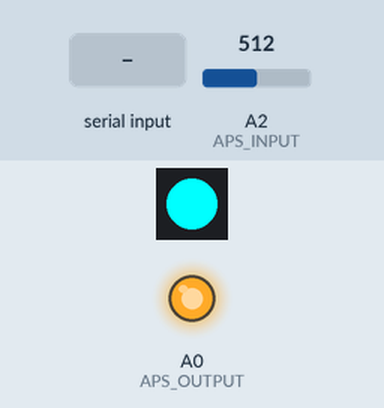
Recording of a sketch running on a simulated Arduino Uno, built with avr-gcc and run on an emulated ATmega328P. On the bench: 1 RGB LEDs in strip order, left to right, output pins drawn as LEDs (lit = HIGH). The test bench sets the inputs (shaded band); at power-on: A2 (APS_INPUT) = 512. What the sketch prints to the serial monitor is not drawn.

Above: at 1.2 s.
1.3 s: "30,150\n" received over Serial
At 1.7 s:
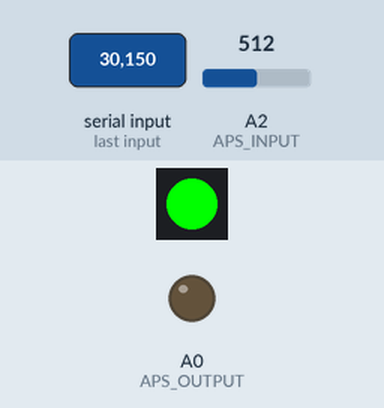
3.3 s: "0\n" received over Serial
At 4.8 s:
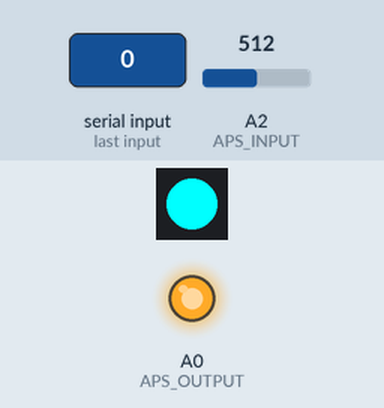
6.3 s: A2 (APS_INPUT) set to 34
7.8 s: A2 (APS_INPUT) set to 30
At 9.0 s:
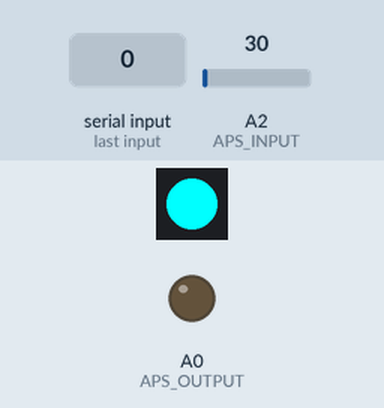
10.8 s: A2 (APS_INPUT) set to 122
At 11.3 s:
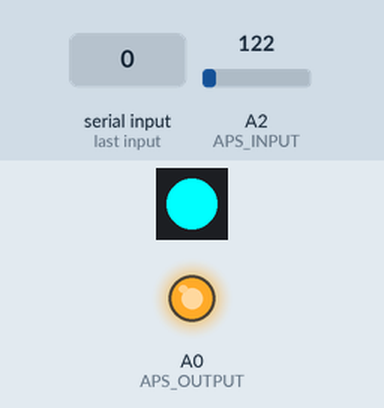
13.8 s: "s,45\n" received over Serial
At 47.0 s:
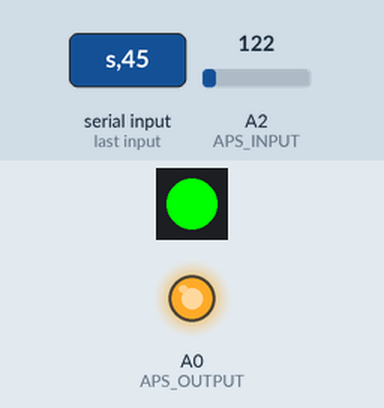
Timing chart, 0 to 48.0 s (numbered marks = the images above; inputs shaded):
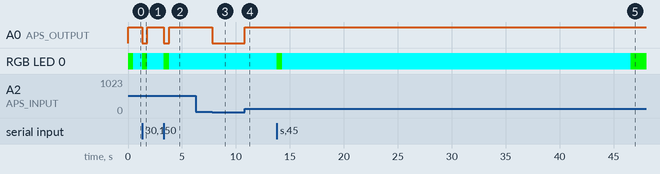

The sketch:

copernicOS.ino
```cpp
/*
 .    '                   .  "   '
                                        "                  "             '
      ,    /),      `          _____              *             _       ____   _____
 .   (( -.((_))  _,)   *      / ____|                          (_)     / __ \ / ____|
     ,\`.'    `-','          | |     ___  _ __   ___ _ __`_ __  _  ___| |  | | (___
     `.>        (,-          | |    / _ \| '_ \ / _ \ '__| '_ \| |/ __| |  | |\___ \
    ,',          `._,)       | |___| (_) | |_) |  __/ |  | | | | | (__| |__| |____) |
   ((  )        (`--'      '  \_____\___/| .__/ \___|_|  |_| |_|_|\___|\____/|_____/
    `'( ) _--_,-.\              `       | |                     *
       /,' \( )  `' sst                 |_|          .
      ((    `\     .                                        .             '
       `                                    *                    `

=Nova at UT Dallas=

Maintainer: Jai Peris, Daniel Vayman, Will Heitman

Real-time operating script for CircuitPython-based microcontrollers

See readme for more information.
*/

#include <Adafruit_NeoPixel.h>
#include <time.h>
#include <string.h>

#define NEOPIXEL_PIN 88
#define NEOPIXEL_COUNT 1

// intialize neopixel
Adafruit_NeoPixel led = Adafruit_NeoPixel(NEOPIXEL_COUNT, NEOPIXEL_PIN, NEO_GRB);

// set I/O pins
int APS_OUTPUT = A0;
int APS_INPUT = A2;

// Current version
String VERSION = "1.0";

// set serial timeout, in milliseconds
unsigned long SERIAL_TIMEOUT = 1000;

// throttle input timeout, in milliseconds
int THROTTLE_INPUT_TIMEOUT = 500;
long int last_throttle_input_time = -1.0;

// control variables
float target_throttle = 0.0;

String command = "";

// enum used for system status
enum SystemStatus
{ IDLE, ACTIVE, WARN, FAULTY };

SystemStatus status = IDLE; // Set default system status

void setLed()
{
  if (status == IDLE)
    led.setPixelColor(0, led.Color(0, 255, 255)); // CYAN
  else if (status == FAULTY)
    led.setPixelColor(0, led.Color(255, 0, 0)); // RED
  else if (status == ACTIVE)
    led.setPixelColor(0, led.Color(0, 255, 0)); // GREEN
  else if (status == WARN)
    led.setPixelColor(0, led.Color(255, 200, 0)); // YELLOW

  led.show();

  return;
}

/**
 * @brief Checks for serial input and sets target throttle
 */
void checkForInput()
{
  while(Serial.available() > 0)
  {
    char c = Serial.read(); //read a single character from the buffer

    if(c == 's') { command = ""; } // reset the command if it's the start of a new one
    else if (c == 'e' && Serial.available() == 0) break; // break if it's the end of the buffer
    else { command += c; } // append the voltage character to the command

    last_throttle_input_time = millis(); // update last input time
  }

  target_throttle = command.toFloat(); // set targe throttle to most recent command set in the buffer

  return;
}

/**
 * @brief Sets voltage lines to emulate throttle pedal
 *
 * @param throttle_value (float): Between 0.0-1.0
 *
 */
void setThrottle()
{
  // Compare current time with time last input was received.
  int dt = millis() - last_throttle_input_time;

  if(dt > THROTTLE_INPUT_TIMEOUT)
  {
    Serial.println("Timing out.");
    target_throttle = 0.0;
    status = IDLE;
    setVoltage();
  }
  else
  {
    status = ACTIVE;
    //Serial.println("Throttle: " + String(target_throttle));
    setVoltage();
  }

  return;
}

/**
 * @brief Set base voltage for output
 * Pretty much spits out whatever voltage it's getting from the pedal
 */
void setVoltage()
{
  int base = analogRead(APS_INPUT);

  float input_voltage = base/1024.0*3.3;

  // 1.5 and 3.2 are the slopes of the linear regression lines for the APS
  float output = 3.2 * target_throttle + input_voltage;

  // Vref for the GCM4 is 3.3, ADC resolution is 12 bits (4096)
  analogWrite(APS_OUTPUT, min(int(output / 3.3 * 4095), 4095)); // convert output to 8-bit PWM

  //Serial.println("Throttle: " + String(target_throttle) + ", Voltage: " + String(input_voltage));
}

/**
 * @brief Driver function that calls the 3 main functions
 */
void spin()
{
  setLed();
  checkForInput();
  setThrottle();
}

/**
 * @brief Ardunio setup function that initializes all variables and I/O
 */
void setup()
{
  target_throttle = 0.0;

  static int start = millis();

  // Sets up serial baud rate
  Serial.begin(115200);
  while(!Serial)
  {
    Serial.print("Waiting for serial connection... ");
    Serial.print((millis() - start) / 1000.0);
    Serial.println("s elapsed.");
  }
  Serial.println("Serial connected!\n");

  // Print header
  Serial.println("==         CopernicOS v" + VERSION + "         ==");
  Serial.println("~~ Nova at UTD - nova-utd.github.io ~~\n");

  // set I/O
  pinMode(APS_OUTPUT, OUTPUT);
  pinMode(APS_INPUT, INPUT);

  // set serial timeout, 1 second
  Serial.setTimeout(SERIAL_TIMEOUT);

  // set base voltage
  setVoltage();

  // set up neopixel
  led.begin();
  led.setBrightness(255);
  status = IDLE;
  setLed();
}

void loop()
{
  spin();
}
```

Measured:
- the behaviour switches between 33 and 32 on A2 (APS_INPUT) (found by bisection; images 2 and 3)
- after the input at 1.3 s, A0 (APS_OUTPUT): HIGH → LOW at once, → HIGH 0.50 s later; RGB LED 0: RGB(0, 255, 255) → RGB(0, 255, 0) at once, → RGB(0, 255, 255) 0.50 s later
- after the input at 3.3 s, A0 (APS_OUTPUT): HIGH → LOW at once, → HIGH 0.50 s later; RGB LED 0: RGB(0, 255, 255) → RGB(0, 255, 0) at once, → RGB(0, 255, 255) 0.50 s later
- after the input at 7.8 s, A0 (APS_OUTPUT): HIGH → LOW at once
- after the input at 10.8 s, A0 (APS_OUTPUT): LOW → HIGH at once
- after the input at 13.8 s, A0 (APS_OUTPUT): stays HIGH (without the input it goes to LOW after 22.3 s)
